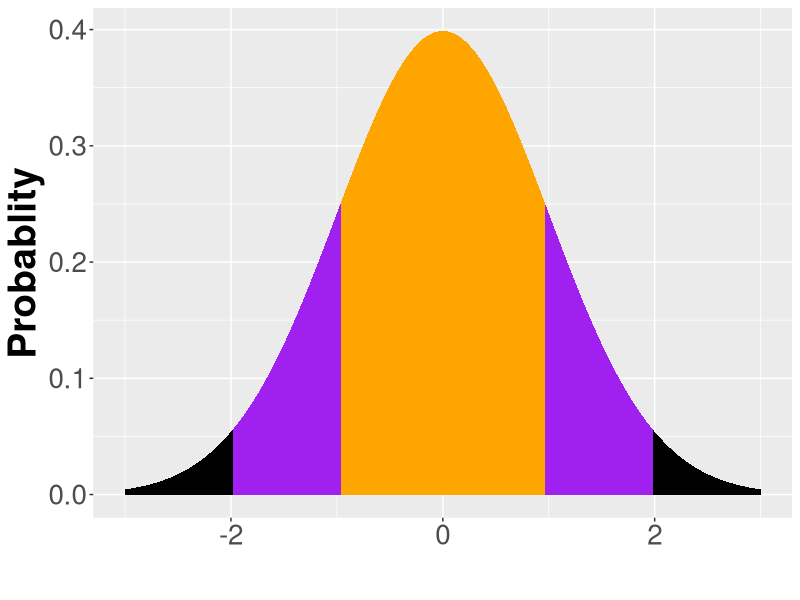
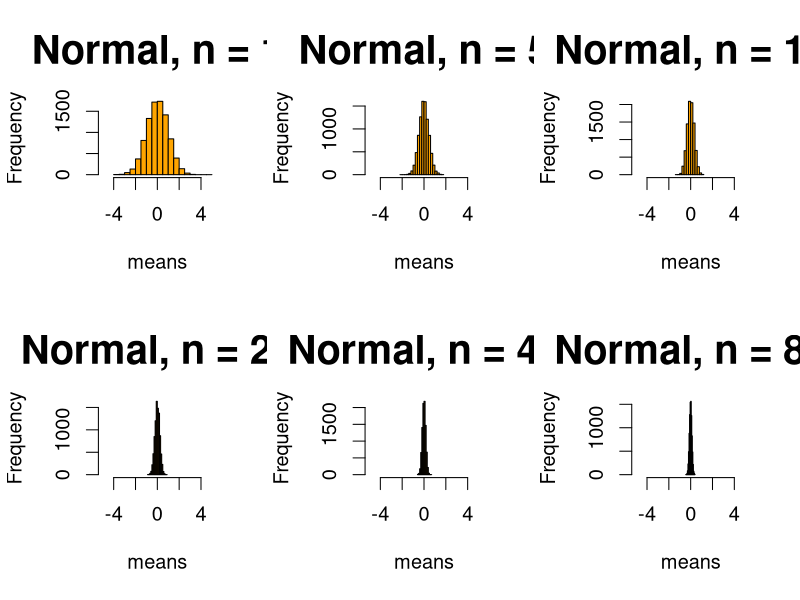
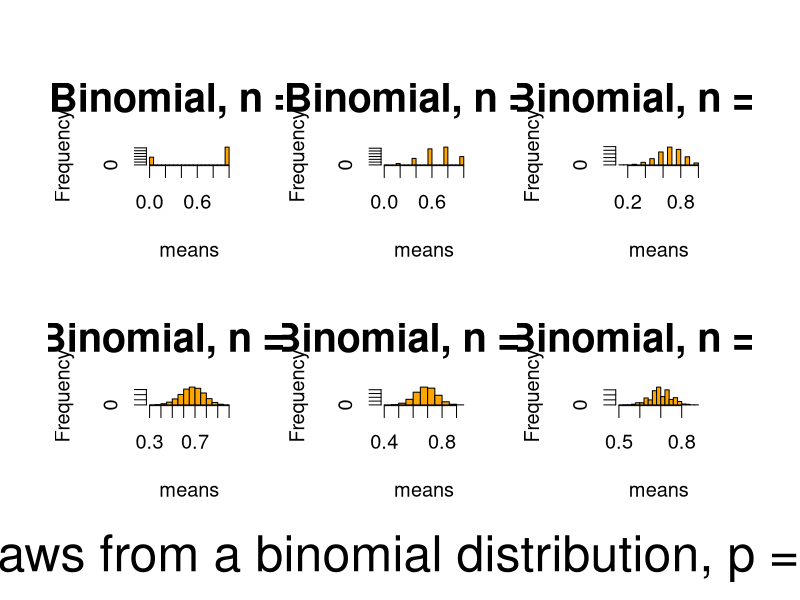
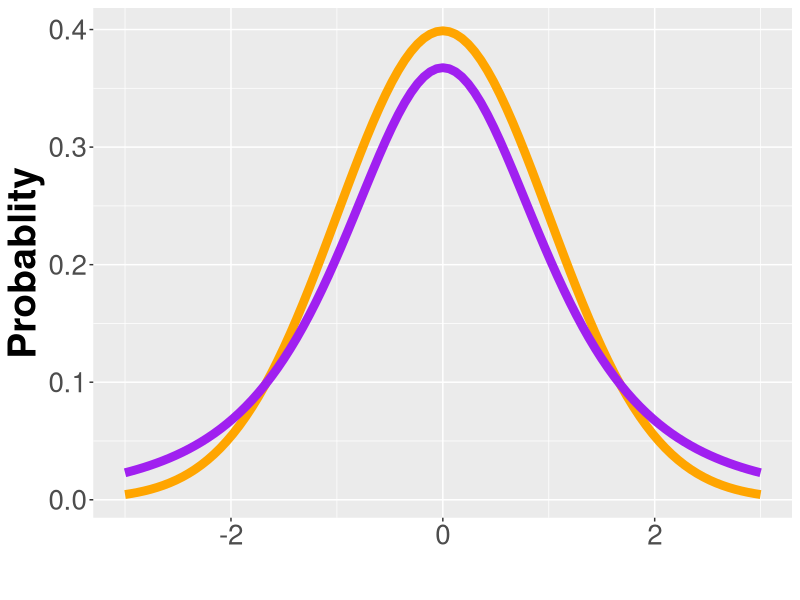
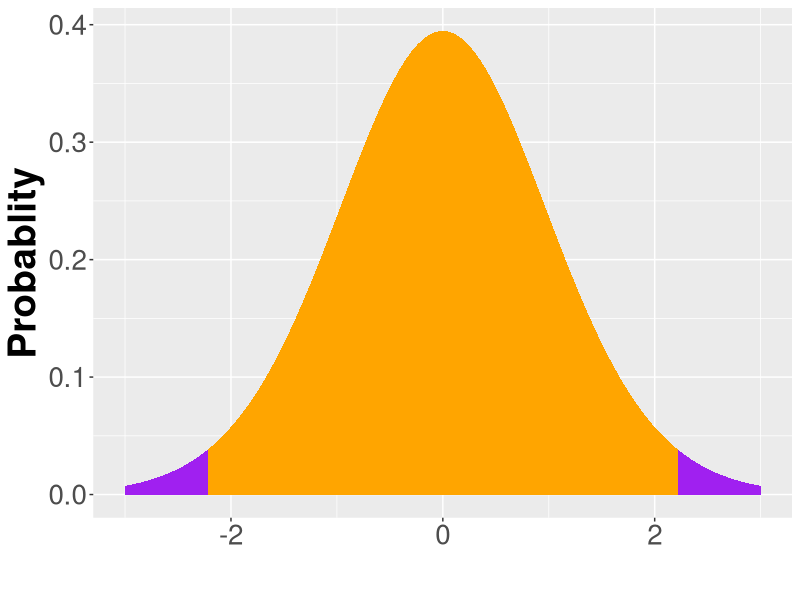
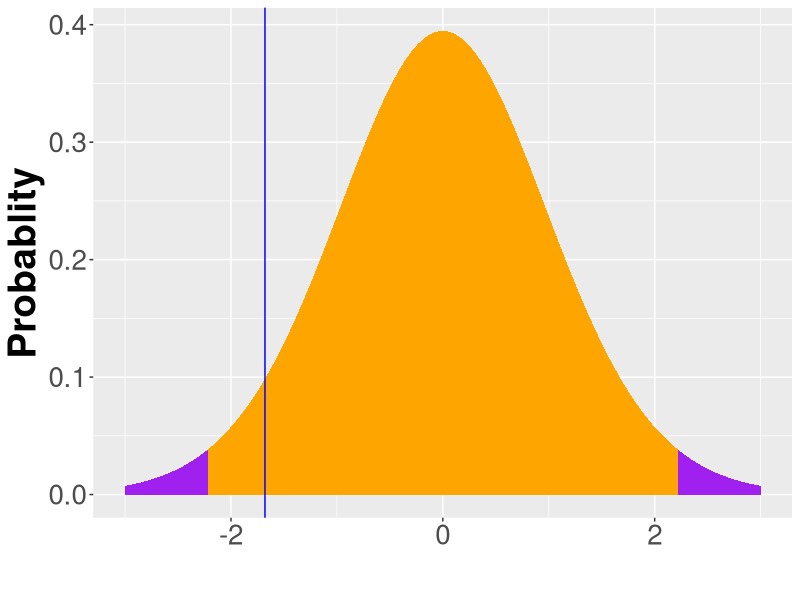
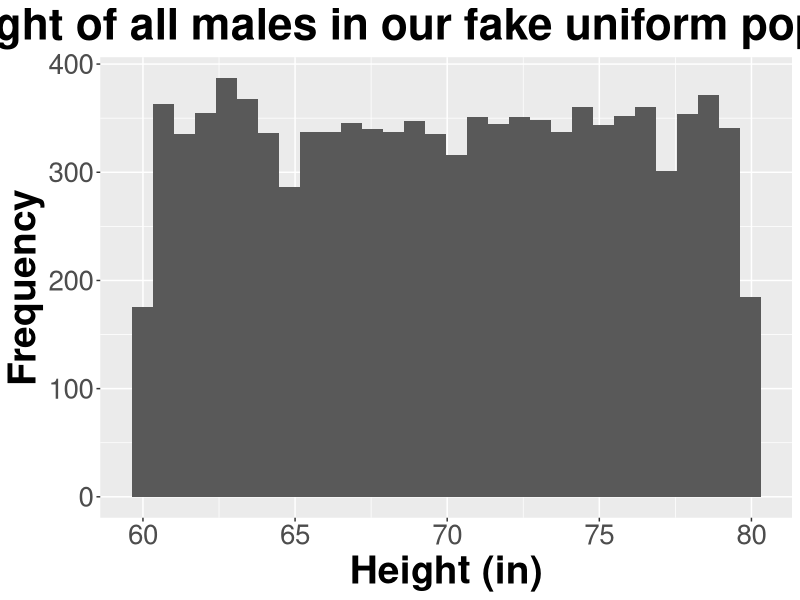
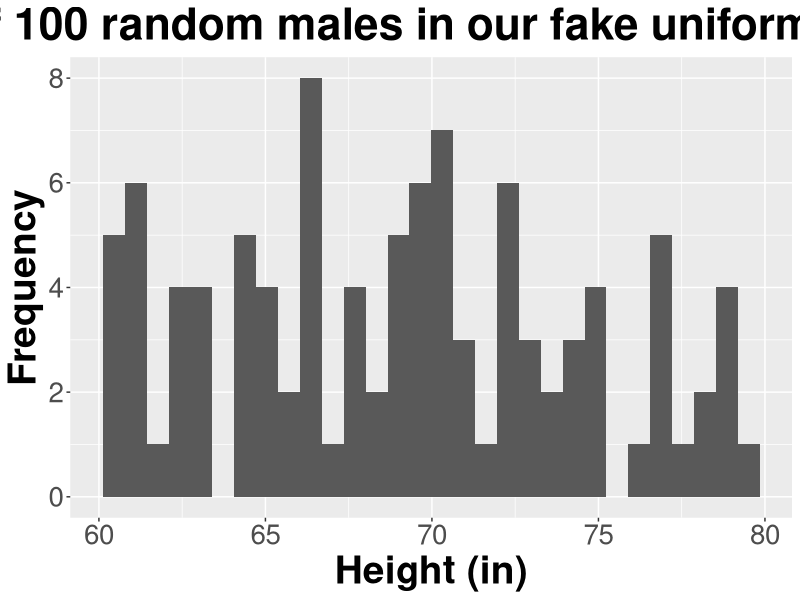

Here is the R script that generated these plots, in order:
#graphs and tables from normality lecture
#
#manipulations of binomial distribution used central_limit_theorem.R script from
#code_examples folder.  Note rbinom is odd. p is chance of success, n is hte number
#of observations (how many times you draw N balls from the urn), and size is N 
#(the number of balls you draw from the urn).  
#
require(ggplot2)

dnorm_one_sd <- function(x){
  norm_one_sd <- dnorm(x)
  # Have NA values outside interval x in [-1, 1]:
  norm_one_sd[x <= -1 | x >= 1] <- NA
  return(norm_one_sd)
}

dnorm_two_sd <- function(x){
  norm_one_sd <- dnorm(x)
  # Have NA values outside interval x in [-1, 1]:
  norm_one_sd[x <= -2 | x >= 2] <- NA
  return(norm_one_sd)
}
#standard normal with 1 and 2 se highlighted ####
ggplot(data = data.frame(x = c(-3, 3)), aes(x)) +
  stat_function(fun = dnorm, n = 101, args = list(mean = 0, sd = 1), size = 3, fill = "black",
                geom = "area")+
  stat_function(fun = dnorm_two_sd, geom = "area", fill = "purple") +
  stat_function(fun = dnorm_one_sd, geom = "area", fill = "orange") +
  ylab("Probablity") +
  xlab("")+
  theme(axis.title.x = element_text(face="bold", size=28), 
        axis.title.y = element_text(face="bold", size=28), 
        axis.text.y  = element_text(size=20),
        axis.text.x  = element_text(size=20), 
        legend.text =element_text(size=20),
        legend.title = element_text(size=20, face="bold"),
        plot.title = element_text(hjust = 0.5, face="bold", size=32))

#increasing sample size####

#normal
n=c(1,5,10,20,40,80)
means=1:9000
par(mfrow=c(2,3), ask=T, cex = 1.2, cex.main = 2)
for (j in 1:length(n)){
  for (i in 1:length(means)){
    means[i]=mean(rnorm(n=n[j]))
  }
  hist(means, main=paste("Normal, n = ",n[j], sep = ""), col = "orange", xlim = c(-5,5))
}

#binomial
n=c(1,5,10,20,40,80)
means=1:9000
par(mfrow=c(2,3), oma = c(3,2,2,2), ask=F, cex = 1.2, cex.main = 2)
for (j in 1:length(n)){
  for (i in 1:length(means)){
    means[i]=mean(rbinom(n=n[j], 1, .7))
  }
  hist(means, main=paste("Binomial, n = ",n[j], sep = ""), col = "orange")
}
mtext("Draws from a binomial distribution, p = .7", outer = T, side = 1, 
      cex = 3, line = 1)


#compare t and normal distribution####
ggplot(data = data.frame(x = c(-3, 3)), aes(x)) +
  stat_function(fun = dnorm, n = 101, args = list(mean = 0, sd = 1), size = 3, color = "orange",
                geom = "line") + 
  stat_function(fun = dt, n = 101, args = list( df= 3), size = 3, color = "purple",
                geom = "line") +
  ylab("Probablity") +
  xlab("")+
  theme(axis.title.x = element_text(face="bold", size=28), 
        axis.title.y = element_text(face="bold", size=28), 
        axis.text.y  = element_text(size=20),
        axis.text.x  = element_text(size=20), 
        legend.text =element_text(size=20),
        legend.title = element_text(size=20, face="bold"),
        plot.title = element_text(hjust = 0.5, face="bold", size=32))

#temperature example####
#show where -1.679 lies on t distribution #####
qt(.975,9)
dt_one_sd <- function(x, df){
  norm_one_sd <- dt(x, df)
  # Have NA values outside interval x in [-1, 1]:
  norm_one_sd[x <= -2.26 | x >= 2.262] <- NA
  return(norm_one_sd)
}
ggplot(data = data.frame(x = c(-3, 3)), aes(x)) +
  stat_function(fun = dt, n = 101, args = list( df= 24), size = 3, fill = "purple",
                geom = "area") +
  stat_function(fun = dt_one_sd, args = list( df= 24), geom = "area", fill = "orange") +
    ylab("Probablity") +
  xlab("")+
  theme(axis.title.x = element_text(face="bold", size=28), 
        axis.title.y = element_text(face="bold", size=28), 
        axis.text.y  = element_text(size=20),
        axis.text.x  = element_text(size=20), 
        legend.text =element_text(size=20),
        legend.title = element_text(size=20, face="bold"),
        plot.title = element_text(hjust = 0.5, face="bold", size=32))

#add vline to show sample value####

ggplot(data = data.frame(x = c(-3, 3)), aes(x)) +
  stat_function(fun = dt, n = 101, args = list( df= 24), size = 3, fill = "purple",
                geom = "area") +
  stat_function(fun = dt_one_sd, args = list( df= 24), geom = "area", fill = "orange") +
  ylab("Probablity") +
  xlab("")+
  theme(axis.title.x = element_text(face="bold", size=28), 
        axis.title.y = element_text(face="bold", size=28), 
        axis.text.y  = element_text(size=20),
        axis.text.x  = element_text(size=20), 
        legend.text =element_text(size=20),
        legend.title = element_text(size=20, face="bold"),
        plot.title = element_text(hjust = 0.5, face="bold", size=32))+
  geom_vline(xintercept = -1.679, color = "blue")

#bootstrap in action
#back to our fake uniform distributin from the estimation_lecture
#
#create "population" of males

population_size <- 10000
set.seed(42)
population_unif <- data.frame(id = 1:population_size, 
                              height = runif(population_size, 60, 80))

ggplot(population_unif, aes_string("height")) + 
  geom_histogram(size=3) +
  xlab("Height (in)")+
  ylab("Frequency")+
  ggtitle("Height of all males in our fake uniform population")+
  theme(axis.title.x = element_text(face="bold", size=28), 
        axis.title.y = element_text(face="bold", size=28), 
        axis.text.y  = element_text(size=20),
        axis.text.x  = element_text(size=20), 
        legend.text =element_text(size=20),
        legend.title = element_text(size=20, face="bold"),
        legend.position = "bottom",
        plot.title = element_text(hjust = 0.5, face="bold", size=32))

#sample a 100 of these

sample_unif_1 <- population_unif[sample(nrow(population_unif), 100),]
ggplot(sample_unif_1, aes_string("height")) + 
  geom_histogram(size=3) +
  xlab("Height (in)")+
  ylab("Frequency")+
  ggtitle("Height of 100 random males in our fake uniform population")+
  theme(axis.title.x = element_text(face="bold", size=28), 
        axis.title.y = element_text(face="bold", size=28), 
        axis.text.y  = element_text(size=20),
        axis.text.x  = element_text(size=20), 
        legend.text =element_text(size=20),
        legend.title = element_text(size=20, face="bold"),
        legend.position = "bottom",
        plot.title = element_text(hjust = 0.5, face="bold", size=32))


#now do this a 1000 times and record it
number_of_samples <- 1000
sample_outcomes <- data.frame(mean = rep(NA, number_of_samples), sd = NA)

for (i in 1:number_of_samples){
  sample_unif_1 <- population_unif[sample(nrow(population_unif), 100),]
  sample_outcomes$mean[i] <- mean(sample_unif_1$height)
  sample_outcomes$sd[i] <- sd(sample_unif_1$height)
  
}

ggplot(sample_outcomes, aes_string("mean")) + 
  geom_histogram(size=3) +
  xlab("Mean height (in)")+
  ylab("Frequency")+
  ggtitle("Mean height of 100 males in our uniform population samples")+
  theme(axis.title.x = element_text(face="bold", size=28), 
        axis.title.y = element_text(face="bold", size=28), 
        axis.text.y  = element_text(size=20),
        axis.text.x  = element_text(size=20), 
        legend.text =element_text(size=20),
        legend.title = element_text(size=20, face="bold"),
        legend.position = "bottom",
        plot.title = element_text(hjust = 0.5, face="bold", size=32))
#
#now bootstrap the signal using sample size of 100####
boot.smpl <- matrix(runif(100,60,80),length(runif(100,60,80)),1000)
boot.smpl <- apply(boot.smpl,2,sample,r=T)
boot.md <- data.frame(mean = apply(boot.smpl,2,mean))

ggplot(boot.md, aes_string("mean")) + 
  geom_histogram(size=3) +
  xlab("Mean height (in)")+
  ylab("Frequency")+
  ggtitle("Bootstrap distribution of mean height for 100 males \n in our uniform population samples")+
  theme(axis.title.x = element_text(face="bold", size=28), 
        axis.title.y = element_text(face="bold", size=28), 
        axis.text.y  = element_text(size=20),
        axis.text.x  = element_text(size=20), 
        legend.text =element_text(size=20),
        legend.title = element_text(size=20, face="bold"),
        legend.position = "bottom",
        plot.title = element_text(hjust = 0.5, face="bold", size=32))

#now bootstrap the signal using sample size of 25####
boot.smpl <- matrix(runif(25,60,80),length(runif(25,60,80)),1000)
boot.smpl <- apply(boot.smpl,2,sample,r=T)
boot.md <- data.frame(mean = apply(boot.smpl,2,mean))

ggplot(boot.md, aes_string("mean")) + 
  geom_histogram(size=3) +
  xlab("Mean height (in)")+
  ylab("Frequency")+
  ggtitle("Bootstrap distribution of mean height for 25 males \n in our uniform population samples")+
  theme(axis.title.x = element_text(face="bold", size=28), 
        axis.title.y = element_text(face="bold", size=28), 
        axis.text.y  = element_text(size=20),
        axis.text.x  = element_text(size=20), 
        legend.text =element_text(size=20),
        legend.title = element_text(size=20, face="bold"),
        legend.position = "bottom",
        plot.title = element_text(hjust = 0.5, face="bold", size=32))

